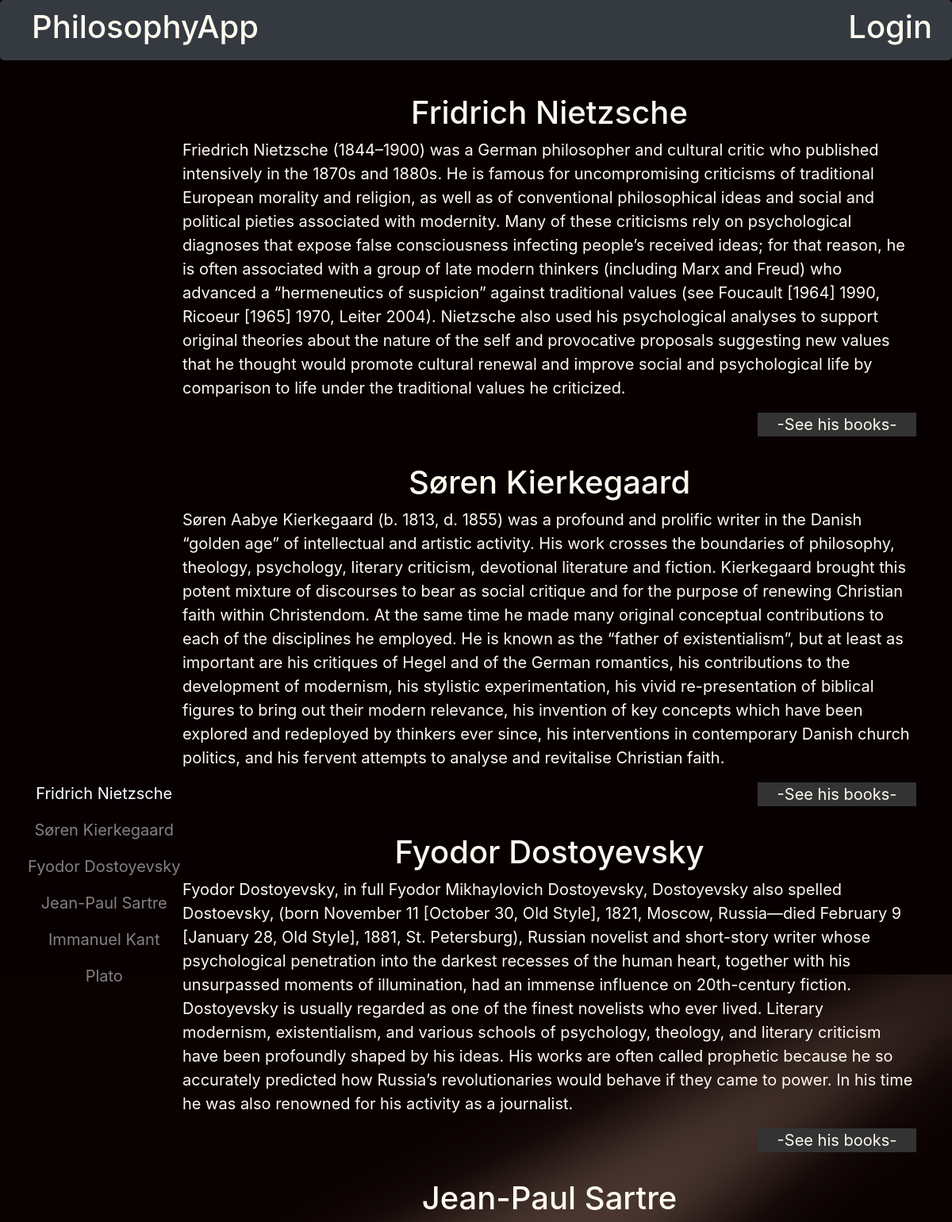
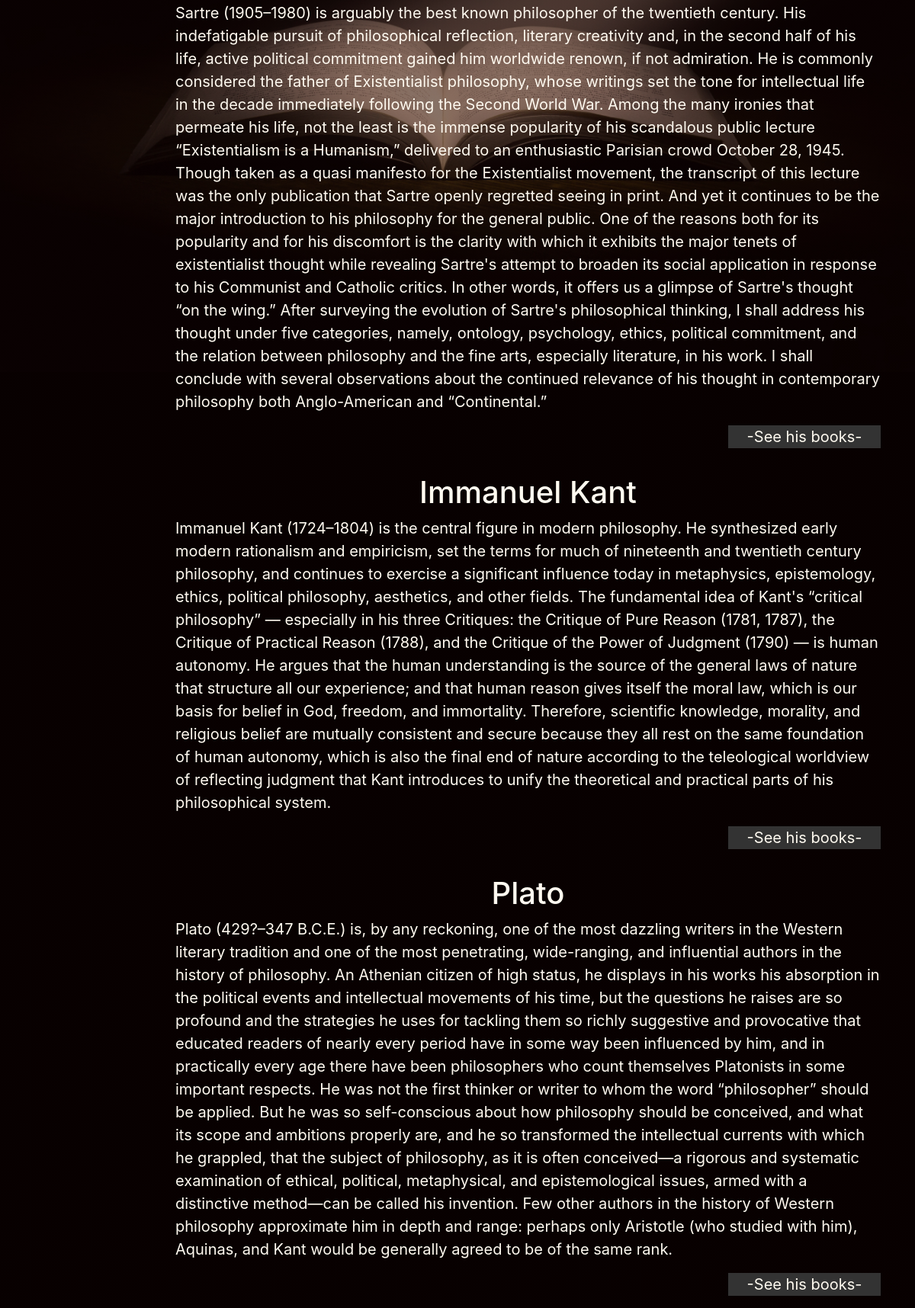
Page /catalog/ on the committed database (2 pictures, top to bottom).
### setupDatabase.py (models this page shows, shortened)
class Catalog(Base):
    __tablename__ = 'catalog'
    id = Column(Integer, primary_key=True)
    catalogname = Column(String(250), nullable=False)
    user_id = Column(Integer, ForeignKey('user.id'))
    user = relationship(User)
    description = Column(String(500))
    item = relationship('Item', cascade='all, delete-orphan')

### catalogApp.py (the view)
@app.route('/')
@app.route('/catalog/')
def showCatalog():
    catalog = session.query(Catalog).all()
    return render_template('catalog.html', catalog=catalog)

### templates/catalog.html (shortened to what this page needs)
{% extends "main.html" %}
{% block content %}
{% include "header.html" %}
<div class="container-fluid">
  <div class="row">
    <nav class="col-sm-3 col-lg-2 navbar-dark" id="myScrollspy">
      <ul class="nav navbar-nav flex-column">
        {% for i in catalog %}
        <li class="nav-item">
<a class="nav-link active" href='#{{i.catalogname}}'>
{{i.catalogname}}</a>
        </li>
{% endfor %}
</ul>
</nav>
<div class="col-sm-9 col-lg-10 wrap">
  {% for i in catalog %}
     <div id = '{{i.catalogname}}'>
      <a href ="{{url_for('showItem',catalogname=i.catalogname)}}">
      <h1 class="title collapsible">{{i.catalogname}}</h1>
     </a>
     <div class="content">
<p>{{i.description}}</p>
<p class="book float-right">
  <a href ="{{url_for('showItem',catalogname=i.catalogname)}}">-See his books-</a>
</p>
</div>
</div>
{% endfor %}
</div>
</div>
</div>
{% endblock %}

### static/css/styles.css (style rules this page uses)
body { position: relative; color: FloralWhite ; background-color: black; }
a { color: FloralWhite ; border: pink; }
.book { background-color: #333333; width: 200px; text-align: center; }
.navbar-nav { position: fixed; top: 30%; text-align: center; }
.title { text-align: center; }
.wrap { word-wrap: break-all; margin-top: 100px; padding-left: 0px; }
.title { padding-top :18px; }
.content { padding: 0 30px; }
@media only screen and (min-width: 1200px) { body { font-size: 20px; } }
@media only screen and (min-width: 1200px) { .content { display: block; } }
@media only screen and (min-width: 1200px) { .nav { padding-left: 20px; font-size: 20px; } }

### rows in the picture
Catalog: catalogname "Fridrich Nietzsche", description "Friedrich Nietzsche (1844–1900) was a German philosopher and cultural critic who published intensively in the 1870s and 1880s. He is famous for uncompromising criticisms of traditional European morality and religion, as well as of conventional philosophical ideas and social and political pieties associated with modernity. Many of these criticisms rely on psychological diagnoses that expose false consciousness infecting people’s received ideas; for that reason, he is often associated with a group of late modern thinkers (including Marx and Freud) who advanced a “hermeneutics of suspicion” against traditional values (see Foucault [1964] 1990, Ricoeur [1965] 1970, Leiter 2004). Nietzsche also…"
Catalog: catalogname "Søren Kierkegaard", description "Søren Aabye Kierkegaard (b. 1813, d. 1855) was a profound and prolific writer in the Danish “golden age” of intellectual and artistic activity. His work crosses the boundaries of philosophy, theology, psychology, literary criticism, devotional literature and fiction. Kierkegaard brought this potent mixture of discourses to bear as social critique and for the purpose of renewing Christian faith within Christendom. At the same time he made many original conceptual contributions to each of the disciplines he employed. He is known as the “father of existentialism”, but at least as important are his critiques of Hegel and of the German romantics, his contributions to the development of…"
Catalog: catalogname "Fyodor Dostoyevsky", description "Fyodor Dostoyevsky, in full Fyodor Mikhaylovich Dostoyevsky, Dostoyevsky also spelled Dostoevsky, (born November 11 [October 30, Old Style], 1821, Moscow, Russia—died February 9 [January 28, Old Style], 1881, St. Petersburg), Russian novelist and short-story writer whose psychological penetration into the darkest recesses of the human heart, together with his unsurpassed moments of illumination, had an immense influence on 20th-century fiction. Dostoyevsky is usually regarded as one of the finest novelists who ever lived. Literary modernism, existentialism, and various schools of psychology, theology, and literary criticism have been profoundly shaped by his ideas. His works are often…"
Catalog: catalogname "Jean-Paul Sartre", description "Sartre (1905–1980) is arguably the best known philosopher of the twentieth century. His indefatigable pursuit of philosophical reflection, literary creativity and, in the second half of his life, active political commitment gained him worldwide renown, if not admiration. He is commonly considered the father of Existentialist philosophy, whose writings set the tone for intellectual life in the decade immediately following the Second World War. Among the many ironies that permeate his life, not the least is the immense popularity of his scandalous public lecture “Existentialism is a Humanism,” delivered to an enthusiastic Parisian crowd October 28, 1945. Though taken as a quasi manifesto for…"
Catalog: catalogname "Immanuel Kant", description "Immanuel Kant (1724–1804) is the central figure in modern philosophy. He synthesized early modern rationalism and empiricism, set the terms for much of nineteenth and twentieth century philosophy, and continues to exercise a significant influence today in metaphysics, epistemology, ethics, political philosophy, aesthetics, and other fields. The fundamental idea of Kant's “critical philosophy” — especially in his three Critiques: the Critique of Pure Reason (1781, 1787), the Critique of Practical Reason (1788), and the Critique of the Power of Judgment (1790) — is human autonomy. He argues that the human understanding is the source of the general laws of nature that structure all our…"
Catalog: catalogname "Plato", description "Plato (429?–347 B.C.E.) is, by any reckoning, one of the most dazzling writers in the Western literary tradition and one of the most penetrating, wide-ranging, and influential authors in the history of philosophy. An Athenian citizen of high status, he displays in his works his absorption in the political events and intellectual movements of his time, but the questions he raises are so profound and the strategies he uses for tackling them so richly suggestive and provocative that educated readers of nearly every period have in some way been influenced by him, and in practically every age there have been philosophers who count themselves Platonists in some important respects. He was not the…"
